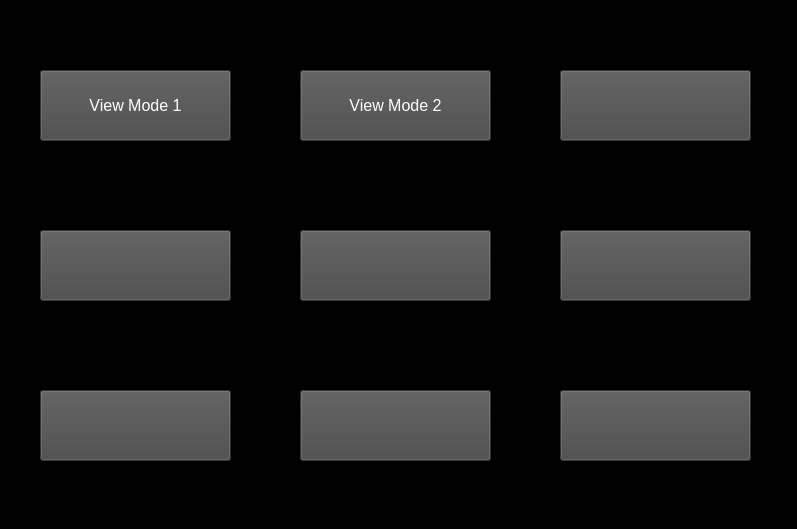
<?xml version="1.0" encoding="UTF-8"?>
<ui version="4.0">
 <class>StartPSI</class>
 <widget class="QWidget" name="StartPSI">
  <property name="geometry">
   <rect>
    <x>0</x>
    <y>0</y>
    <width>797</width>
    <height>529</height>
   </rect>
  </property>
  <property name="windowTitle">
   <string>Form</string>
  </property>
  <property name="styleSheet">
   <string notr="true">background-color:black;
color:white;
font-family:&quot;맑은 고딕&quot;;</string>
  </property>
  <widget class="QPushButton" name="pushButton">
   <property name="geometry">
    <rect>
     <x>40</x>
     <y>70</y>
     <width>191</width>
     <height>71</height>
    </rect>
   </property>
   <property name="font">
    <font>
     <pointsize>12</pointsize>
    </font>
   </property>
   <property name="styleSheet">
    <string notr="true">QPushButton{
	background-color:#494949;
}
QPushButton:hover{
	background-color: qlineargradient(spread:pad, x1:0, y1:0, x2:1, y2:1, stop:0 rgba(255, 190, 11, 255), stop:1 rgba(251, 86, 7, 255));
	border:none;
}</string>
   </property>
   <property name="text">
    <string>View Mode 1</string>
   </property>
  </widget>
  <widget class="QPushButton" name="pushButton_3">
   <property name="geometry">
    <rect>
     <x>560</x>
     <y>70</y>
     <width>191</width>
     <height>71</height>
    </rect>
   </property>
   <property name="font">
    <font>
     <pointsize>12</pointsize>
    </font>
   </property>
   <property name="styleSheet">
    <string notr="true">QPushButton{
	background-color:#494949;
}
QPushButton:hover{
	background-color: qlineargradient(spread:pad, x1:0, y1:0, x2:1, y2:1, stop:0 rgba(255, 190, 11, 255), stop:1 rgba(251, 86, 7, 255));
	border:none;
}</string>
   </property>
   <property name="text">
    <string/>
   </property>
  </widget>
  <widget class="QPushButton" name="pushButton_5">
   <property name="geometry">
    <rect>
     <x>300</x>
     <y>230</y>
     <width>191</width>
     <height>71</height>
    </rect>
   </property>
   <property name="font">
    <font>
     <pointsize>12</pointsize>
    </font>
   </property>
   <property name="styleSheet">
    <string notr="true">QPushButton{
	background-color:#494949;
}
QPushButton:hover{
	background-color: qlineargradient(spread:pad, x1:0, y1:0, x2:1, y2:1, stop:0 rgba(255, 190, 11, 255), stop:1 rgba(251, 86, 7, 255));
	border:none;
}</string>
   </property>
   <property name="text">
    <string/>
   </property>
  </widget>
  <widget class="QPushButton" name="pushButton_6">
   <property name="geometry">
    <rect>
     <x>560</x>
     <y>230</y>
     <width>191</width>
     <height>71</height>
    </rect>
   </property>
   <property name="font">
    <font>
     <pointsize>12</pointsize>
    </font>
   </property>
   <property name="styleSheet">
    <string notr="true">QPushButton{
	background-color:#494949;
}
QPushButton:hover{
	background-color: qlineargradient(spread:pad, x1:0, y1:0, x2:1, y2:1, stop:0 rgba(255, 190, 11, 255), stop:1 rgba(251, 86, 7, 255));
	border:none;
}</string>
   </property>
   <property name="text">
    <string/>
   </property>
  </widget>
  <widget class="QPushButton" name="pushButton_8">
   <property name="geometry">
    <rect>
     <x>300</x>
     <y>390</y>
     <width>191</width>
     <height>71</height>
    </rect>
   </property>
   <property name="font">
    <font>
     <pointsize>12</pointsize>
    </font>
   </property>
   <property name="styleSheet">
    <string notr="true">QPushButton{
	background-color:#494949;
}
QPushButton:hover{
	background-color: qlineargradient(spread:pad, x1:0, y1:0, x2:1, y2:1, stop:0 rgba(255, 190, 11, 255), stop:1 rgba(251, 86, 7, 255));
	border:none;
}</string>
   </property>
   <property name="text">
    <string/>
   </property>
  </widget>
  <widget class="QPushButton" name="pushButton_7">
   <property name="geometry">
    <rect>
     <x>40</x>
     <y>390</y>
     <width>191</width>
     <height>71</height>
    </rect>
   </property>
   <property name="font">
    <font>
     <pointsize>12</pointsize>
    </font>
   </property>
   <property name="styleSheet">
    <string notr="true">QPushButton{
	background-color:#494949;
}
QPushButton:hover{
	background-color: qlineargradient(spread:pad, x1:0, y1:0, x2:1, y2:1, stop:0 rgba(255, 190, 11, 255), stop:1 rgba(251, 86, 7, 255));
	border:none;
}</string>
   </property>
   <property name="text">
    <string/>
   </property>
  </widget>
  <widget class="QPushButton" name="pushButton_9">
   <property name="geometry">
    <rect>
     <x>560</x>
     <y>390</y>
     <width>191</width>
     <height>71</height>
    </rect>
   </property>
   <property name="font">
    <font>
     <pointsize>12</pointsize>
    </font>
   </property>
   <property name="styleSheet">
    <string notr="true">QPushButton{
	background-color:#494949;
}
QPushButton:hover{
	background-color: qlineargradient(spread:pad, x1:0, y1:0, x2:1, y2:1, stop:0 rgba(255, 190, 11, 255), stop:1 rgba(251, 86, 7, 255));
	border:none;
}</string>
   </property>
   <property name="text">
    <string/>
   </property>
  </widget>
  <widget class="QPushButton" name="pushButton_2">
   <property name="geometry">
    <rect>
     <x>300</x>
     <y>70</y>
     <width>191</width>
     <height>71</height>
    </rect>
   </property>
   <property name="font">
    <font>
     <pointsize>12</pointsize>
    </font>
   </property>
   <property name="styleSheet">
    <string notr="true">QPushButton{
	background-color:#494949;
}
QPushButton:hover{
	background-color: qlineargradient(spread:pad, x1:0, y1:0, x2:1, y2:1, stop:0 rgba(255, 190, 11, 255), stop:1 rgba(251, 86, 7, 255));
	border:none;
}</string>
   </property>
   <property name="text">
    <string>View Mode 2</string>
   </property>
  </widget>
  <widget class="QPushButton" name="pushButton_4">
   <property name="geometry">
    <rect>
     <x>40</x>
     <y>230</y>
     <width>191</width>
     <height>71</height>
    </rect>
   </property>
   <property name="font">
    <font>
     <pointsize>12</pointsize>
    </font>
   </property>
   <property name="styleSheet">
    <string notr="true">QPushButton{
	background-color:#494949;
}
QPushButton:hover{
	background-color: qlineargradient(spread:pad, x1:0, y1:0, x2:1, y2:1, stop:0 rgba(255, 190, 11, 255), stop:1 rgba(251, 86, 7, 255));
	border:none;
}</string>
   </property>
   <property name="text">
    <string/>
   </property>
  </widget>
 </widget>
 <resources/>
 <connections/>
</ui>
